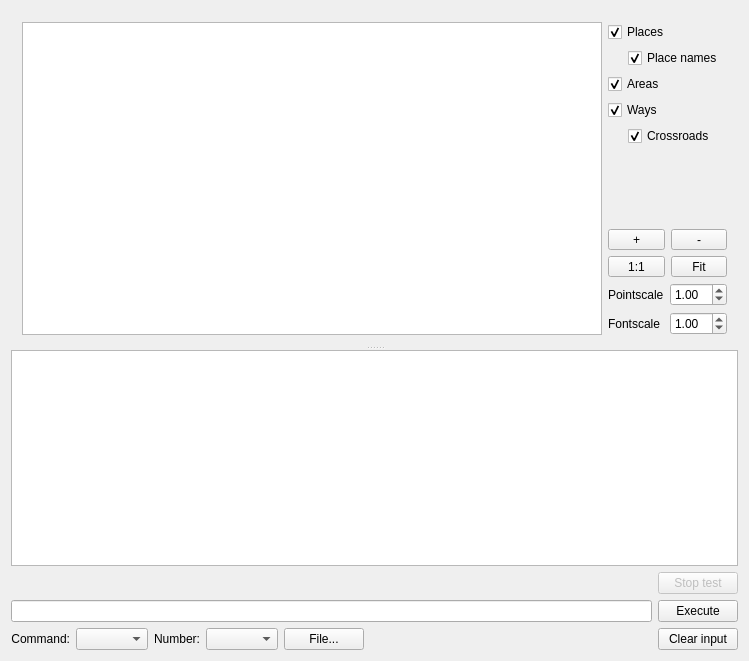
<?xml version="1.0" encoding="UTF-8"?>
<ui version="4.0">
 <class>MainWindow</class>
 <widget class="QMainWindow" name="MainWindow">
  <property name="geometry">
   <rect>
    <x>0</x>
    <y>0</y>
    <width>749</width>
    <height>661</height>
   </rect>
  </property>
  <property name="windowTitle">
   <string>MainWindow</string>
  </property>
  <widget class="QWidget" name="centralWidget">
   <layout class="QVBoxLayout" name="verticalLayout">
    <item>
     <widget class="QSplitter" name="splitter">
      <property name="orientation">
       <enum>Qt::Vertical</enum>
      </property>
      <widget class="QWidget" name="layoutWidget">
       <layout class="QHBoxLayout" name="horizontalLayout_2">
        <item>
         <widget class="QGraphicsView" name="graphics_view">
          <property name="interactive">
           <bool>true</bool>
          </property>
          <property name="dragMode">
           <enum>QGraphicsView::NoDrag</enum>
          </property>
         </widget>
        </item>
        <item>
         <layout class="QVBoxLayout" name="verticalLayout_2">
          <item>
           <widget class="QCheckBox" name="places_checkbox">
            <property name="text">
             <string>Places</string>
            </property>
            <property name="checked">
             <bool>true</bool>
            </property>
           </widget>
          </item>
          <item>
           <layout class="QHBoxLayout" name="horizontalLayout_7">
            <item>
             <spacer name="horizontalSpacer_3">
              <property name="orientation">
               <enum>Qt::Horizontal</enum>
              </property>
              <property name="sizeType">
               <enum>QSizePolicy::Fixed</enum>
              </property>
              <property name="sizeHint" stdset="0">
               <size>
                <width>20</width>
                <height>20</height>
               </size>
              </property>
             </spacer>
            </item>
            <item>
             <widget class="QCheckBox" name="placenames_checkbox">
              <property name="text">
               <string>Place names</string>
              </property>
              <property name="checked">
               <bool>true</bool>
              </property>
             </widget>
            </item>
           </layout>
          </item>
          <item>
           <widget class="QCheckBox" name="areas_checkbox">
            <property name="text">
             <string>Areas</string>
            </property>
            <property name="checked">
             <bool>true</bool>
            </property>
           </widget>
          </item>
          <item>
           <widget class="QCheckBox" name="ways_checkbox">
            <property name="text">
             <string>Ways</string>
            </property>
            <property name="checked">
             <bool>true</bool>
            </property>
           </widget>
          </item>
          <item>
           <layout class="QHBoxLayout" name="horizontalLayout_6">
            <item>
             <spacer name="horizontalSpacer_2">
              <property name="orientation">
               <enum>Qt::Horizontal</enum>
              </property>
              <property name="sizeType">
               <enum>QSizePolicy::Fixed</enum>
              </property>
              <property name="sizeHint" stdset="0">
               <size>
                <width>20</width>
                <height>20</height>
               </size>
              </property>
             </spacer>
            </item>
            <item>
             <widget class="QCheckBox" name="xroads_checkbox">
              <property name="text">
               <string>Crossroads</string>
              </property>
              <property name="checked">
               <bool>true</bool>
              </property>
             </widget>
            </item>
           </layout>
          </item>
          <item>
           <spacer name="verticalSpacer">
            <property name="orientation">
             <enum>Qt::Vertical</enum>
            </property>
            <property name="sizeHint" stdset="0">
             <size>
              <width>20</width>
              <height>40</height>
             </size>
            </property>
           </spacer>
          </item>
          <item>
           <layout class="QHBoxLayout" name="horizontalLayout_3">
            <item>
             <widget class="QToolButton" name="zoom_plus">
              <property name="sizePolicy">
               <sizepolicy hsizetype="Preferred" vsizetype="Fixed">
                <horstretch>0</horstretch>
                <verstretch>0</verstretch>
               </sizepolicy>
              </property>
              <property name="text">
               <string>+</string>
              </property>
             </widget>
            </item>
            <item>
             <widget class="QToolButton" name="zoom_minus">
              <property name="sizePolicy">
               <sizepolicy hsizetype="Preferred" vsizetype="Fixed">
                <horstretch>0</horstretch>
                <verstretch>0</verstretch>
               </sizepolicy>
              </property>
              <property name="text">
               <string>-</string>
              </property>
             </widget>
            </item>
           </layout>
          </item>
          <item>
           <layout class="QHBoxLayout" name="horizontalLayout_4">
            <item>
             <widget class="QToolButton" name="zoom_1">
              <property name="sizePolicy">
               <sizepolicy hsizetype="Preferred" vsizetype="Fixed">
                <horstretch>0</horstretch>
                <verstretch>0</verstretch>
               </sizepolicy>
              </property>
              <property name="text">
               <string>1:1</string>
              </property>
             </widget>
            </item>
            <item>
             <widget class="QToolButton" name="zoom_fit">
              <property name="sizePolicy">
               <sizepolicy hsizetype="Preferred" vsizetype="Fixed">
                <horstretch>0</horstretch>
                <verstretch>0</verstretch>
               </sizepolicy>
              </property>
              <property name="text">
               <string>Fit</string>
              </property>
             </widget>
            </item>
           </layout>
          </item>
          <item>
           <layout class="QHBoxLayout" name="horizontalLayout_10">
            <item>
             <widget class="QLabel" name="label_4">
              <property name="text">
               <string>Pointscale</string>
              </property>
             </widget>
            </item>
            <item>
             <widget class="QDoubleSpinBox" name="pointscale">
              <property name="minimum">
               <double>0.010000000000000</double>
              </property>
              <property name="singleStep">
               <double>0.100000000000000</double>
              </property>
              <property name="value">
               <double>1.000000000000000</double>
              </property>
             </widget>
            </item>
           </layout>
          </item>
          <item>
           <layout class="QHBoxLayout" name="horizontalLayout_9">
            <item>
             <widget class="QLabel" name="label_3">
              <property name="text">
               <string>Fontscale</string>
              </property>
             </widget>
            </item>
            <item>
             <widget class="QDoubleSpinBox" name="fontscale">
              <property name="minimum">
               <double>0.010000000000000</double>
              </property>
              <property name="singleStep">
               <double>0.100000000000000</double>
              </property>
              <property name="value">
               <double>1.000000000000000</double>
              </property>
             </widget>
            </item>
           </layout>
          </item>
         </layout>
        </item>
       </layout>
      </widget>
      <widget class="QPlainTextEdit" name="output">
       <property name="undoRedoEnabled">
        <bool>false</bool>
       </property>
       <property name="lineWrapMode">
        <enum>QPlainTextEdit::NoWrap</enum>
       </property>
      </widget>
     </widget>
    </item>
    <item>
     <layout class="QHBoxLayout" name="horizontalLayout_5">
      <item>
       <layout class="QVBoxLayout" name="verticalLayout_4">
        <item>
         <widget class="QLabel" name="cmd_info_text">
          <property name="sizePolicy">
           <sizepolicy hsizetype="Preferred" vsizetype="Preferred">
            <horstretch>0</horstretch>
            <verstretch>0</verstretch>
           </sizepolicy>
          </property>
          <property name="text">
           <string/>
          </property>
         </widget>
        </item>
        <item>
         <widget class="QLineEdit" name="lineEdit"/>
        </item>
        <item>
         <layout class="QHBoxLayout" name="horizontalLayout">
          <item>
           <widget class="QLabel" name="label">
            <property name="sizePolicy">
             <sizepolicy hsizetype="Fixed" vsizetype="Preferred">
              <horstretch>0</horstretch>
              <verstretch>0</verstretch>
             </sizepolicy>
            </property>
            <property name="text">
             <string>Command:</string>
            </property>
            <property name="alignment">
             <set>Qt::AlignRight|Qt::AlignTrailing|Qt::AlignVCenter</set>
            </property>
           </widget>
          </item>
          <item>
           <widget class="QComboBox" name="cmd_select"/>
          </item>
          <item>
           <widget class="QLabel" name="label_2">
            <property name="sizePolicy">
             <sizepolicy hsizetype="Fixed" vsizetype="Preferred">
              <horstretch>0</horstretch>
              <verstretch>0</verstretch>
             </sizepolicy>
            </property>
            <property name="text">
             <string>Number:</string>
            </property>
            <property name="alignment">
             <set>Qt::AlignRight|Qt::AlignTrailing|Qt::AlignVCenter</set>
            </property>
           </widget>
          </item>
          <item>
           <widget class="QComboBox" name="number_select"/>
          </item>
          <item>
           <widget class="QPushButton" name="file_button">
            <property name="text">
             <string>File...</string>
            </property>
           </widget>
          </item>
          <item>
           <spacer name="horizontalSpacer">
            <property name="orientation">
             <enum>Qt::Horizontal</enum>
            </property>
            <property name="sizeHint" stdset="0">
             <size>
              <width>40</width>
              <height>20</height>
             </size>
            </property>
           </spacer>
          </item>
         </layout>
        </item>
       </layout>
      </item>
      <item>
       <layout class="QVBoxLayout" name="verticalLayout_3">
        <item>
         <widget class="QPushButton" name="stop_button">
          <property name="enabled">
           <bool>false</bool>
          </property>
          <property name="text">
           <string>Stop test</string>
          </property>
         </widget>
        </item>
        <item>
         <widget class="QPushButton" name="execute_button">
          <property name="text">
           <string>Execute</string>
          </property>
         </widget>
        </item>
        <item>
         <widget class="QPushButton" name="clear_input_button">
          <property name="text">
           <string>Clear input</string>
          </property>
         </widget>
        </item>
       </layout>
      </item>
     </layout>
    </item>
   </layout>
  </widget>
 </widget>
 <layoutdefault spacing="6" margin="11"/>
 <resources/>
 <connections/>
</ui>
